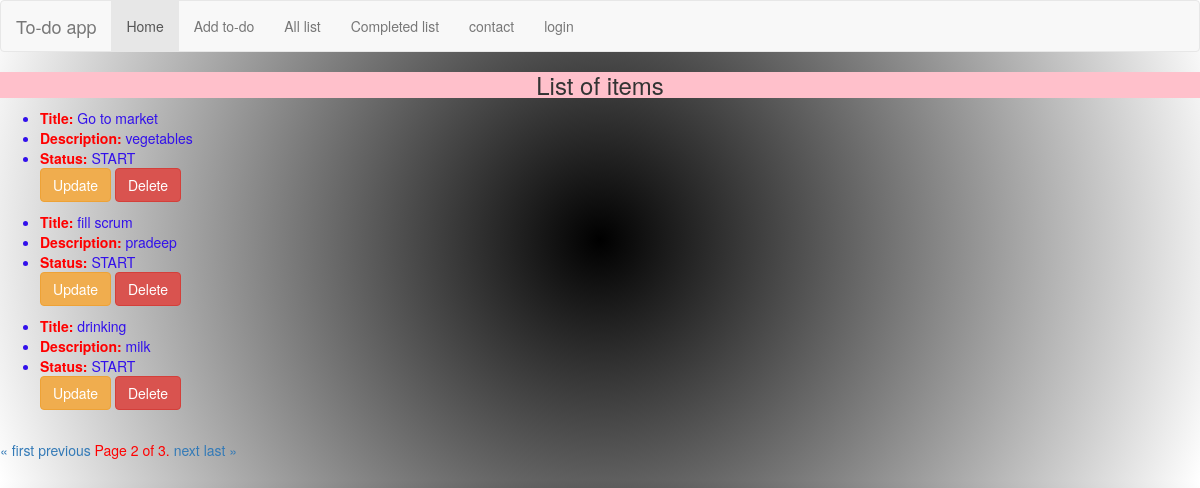
The page /tlist/?page=2 on the database its author committed.
### todoapp/models.py (models this page shows, shortened)
class TodoList(models.Model):
    title = models.CharField(max_length=100)
    details=models.TextField(max_length=200)
    status=models.CharField(max_length=30)

### todoapp/views.py (the view)
# urls.py: path('tlist/',views.list_view,name='tlist'),
def list_view(request):
    total_list=TodoList.objects.all()
    paginator=Paginator(total_list,3)
    page_number = request.GET.get('page')
    try:
        total_list=paginator.page(page_number)
    except PageNotAnInteger:
        total_list=paginator.page(1)
    except EmptyPage:
        sdata=paginator.page(paginator.num_pages)
    return render(request,'todoapp/total_list.html',{'total_list':total_list})

### templates/todoapp/total_list.html (shortened to what this page needs)
{% extends 'todoapp/base.html' %}
{% load static %}
{% block content %}
<center><h3>List of items</h3></center>
{% for todo in total_list %}
<ul>
<li><b>Title: </b>{{todo.title}}</li>
<li><b>Description: </b>{{todo.details}}</li>
<li><b>Status: </b>{{todo.status}} </li>
<a href="/update/{{todo.id}}" class='btn btn-warning'>Update</a>
<a href="/delete/{{todo.id}}" class='btn btn-danger'>Delete</a>
</ul>
{% endfor %}
<div class="pagination">
    <span class="step-links">
        {% if total_list.has_previous %}
            <a href="?page=1">&laquo; first</a>
            <a href="?page={{ total_list.previous_page_number }}">previous</a>
        {% endif %}
        <span class="current">
            Page {{ total_list.number }} of {{ total_list.paginator.num_pages }}.
        </span>
        {% if total_list.has_next %}
            <a href="?page={{ total_list.next_page_number }}">next</a>
            <a href="?page={{ total_list.paginator.num_pages }}">last &raquo;</a>
        {% endif %}
    </span>
</div>
{% endblock %}

### static/css/demo.css (style rules this page uses)
label,span,input { color: white; }
h1,h3 { background-color: pink; }
a,b { color:red; }
li { color:#3210eb; }
body { background: radial-gradient(circle, black, white); }
.current { color:red; }

### rows shown on the page
TodoList: title "Go to market", details "vegetables", status "START"
TodoList: title "fill scrum", details "pradeep", status "START"
TodoList: title "drinking", details "milk", status "START"

### other values the page prints
{{ total_list.number }} "2"
{{ total_list.paginator.num_pages }} "3"
